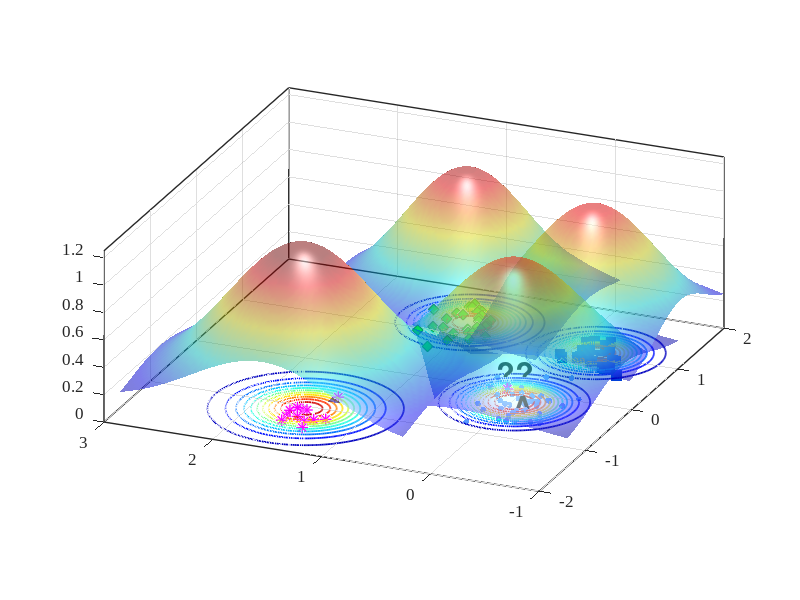

Write the MATLAB code that produced this figure.
%% Reproduce EVM-style demo figure (no toolboxes)
clear; close all; clc; rng(7);

% ---------- 1) 合成四类二维数据 ----------
% 类中心（大致对应图中位置）
C_star  = [-1.15  1.55];   % 红色星
C_diam  = [ 1.25  1.05];   % 绿色菱形
C_square= [ 1.05 -0.20];   % 蓝色方块
C_dot   = [-0.20  0.00];   % 蓝色小点（被 A 标注影响的那簇）

% 协方差（控制每簇形状）
S = @(sx,sy,rho)[sx^2 rho*sx*sy; rho*sx*sy sy^2];
Sig_star   = S(0.18,0.20, 0.05);
Sig_diam   = S(0.22,0.18,-0.10);
Sig_square = S(0.20,0.16, 0.05);
Sig_dot    = S(0.25,0.18, 0.00);

% 从高斯采样（不用 mvnrnd）
sample = @(N,mu,SIG) (randn(N,2)*chol(SIG,'lower') + mu);

X_star   = sample(12,C_star,   Sig_star);
X_diam   = sample(30,C_diam,   Sig_diam);
X_square = sample(28,C_square, Sig_square);
X_dot    = sample(45,C_dot,    Sig_dot);

% 加一个“离群星”靠近 A（见原图左中）
X_star = [X_star; 0.02 0.15];

% ---------- 2) 底面散点与样式 ----------
figure('Color','w','Position',[100,100,800,600]);
hold on; box on; grid on;
z0 = 0; % 所有散点都放在 z=0 的平面

scatter3(X_dot(:,1),   X_dot(:,2),   z0+zeros(size(X_dot,1),1),   18, [0.35 0.60 1.00], 'filled');  % 蓝色小点
scatter3(X_diam(:,1),  X_diam(:,2),  z0+zeros(size(X_diam,1),1),  60, 'g', 'd', 'filled', 'MarkerEdgeColor',[0 0.45 0]); % 绿菱形
scatter3(X_square(:,1),X_square(:,2),z0+zeros(size(X_square,1),1),60, [0 0.25 0.85], 's', 'filled'); % 蓝方块
scatter3(X_star(:,1),  X_star(:,2),  z0+zeros(size(X_star,1),1),  70, [1 0 1], '*', 'LineWidth',1.0); % 洋红星

% ---------- 3) ψ-model 等值环（彩色同心） ----------
% 采用带形状参的径向函数 psi(r) = exp(-(r/s)^t)
psi = @(X,Y,cx,cy,s,t) exp( - ( sqrt((X-cx).^2 + (Y-cy).^2) ./ s ).^t );

% 选几处“极端向量/代表点”（包含 A 所在）
EV = [ -0.23 -0.02 ;   % A 对应蓝点极端向量
        1.06 -0.22 ;   % 蓝方块
        1.28  1.03 ;   % 绿菱形
       -1.05  1.55 ];  % 红星
scale = [0.42, 0.36, 0.40, 0.48];   % 各自 scale
shape = [2.6,  2.2,  2.4,  2.0];    % 各自 shape

% 网格
[xg,yg] = meshgrid(linspace(-3,3,400));
colormap(jet); caxis([0 1]);

% 等高线层级（红到蓝：高到低）
levels = linspace(1.0,0.05,12);

for k = 1:size(EV,1)
    Z = psi(xg,yg,EV(k,1),EV(k,2),scale(k),shape(k));
    [~, h] = contour(xg,yg,Z,levels);    % 直接画在底面，保持颜色映射
    set(h,'LineWidth',1.25);

    % 将等高线明确压到 z=0（兼容不同 MATLAB 版本）
    ch = get(h,'Children');
    for ic = 1:numel(ch)
        zd = get(ch(ic),'ZData');
        if ~isempty(zd)
            set(ch(ic),'ZData',zeros(size(zd))); % 强制贴在 z=0
        end
    end
end

% 标出 A 与问号
text(-0.34,-0.06,0.02,'A','FontWeight','bold','FontSize',20,'Color','k');
text( 0.25, 0.35,0.03,'??','FontWeight','bold','FontSize',22,'Color','k');
text( 2.90,-0.05,0.03,'?','FontWeight','bold','FontSize',22,'Color','k');

% ---------- 4) 上方半透明“钟形面”（表示类支持/概率） ----------
% 用四个高斯穹顶，中心与各簇一致
gauss2 = @(X,Y,cx,cy,s) exp(-((X-cx).^2 + (Y-cy).^2)/(2*s^2));
tops  = {C_star, C_diam, C_square, C_dot};
sigT  = [0.65 0.55 0.55 0.60];
amp   = [1.05 0.95 0.90 0.85];

% 抬高穹顶，并缩小每个穹顶的覆盖范围（为每个穹顶使用局部网格）
zlift      = 0.18;   % 统一抬高量（不改变颜色映射）
spanFactor = 2;    % 每个穹顶半宽 = spanFactor * sigma（越小覆盖越小）
gridN      = 121;    % 局部网格分辨率

for i=1:4
    cx = tops{i}(1); cy = tops{i}(2);
    span = spanFactor * sigT(i);
    [xgi,ygi] = meshgrid(linspace(cx - span, cx + span, gridN), ...
                         linspace(cy - span, cy + span, gridN));

    Zt = amp(i) * gauss2(xgi,ygi,cx,cy,sigT(i));
    % 用 Zt 作为颜色，Zt+zlift 作为高度，从而抬高且保留原色
    s1 = surf(xgi,ygi, Zt + zlift, Zt, 'EdgeColor','none', 'FaceAlpha',0.5);
end
shading interp; camlight headlight; lighting gouraud;

% ---------- 5) 轴、视角与观感 ----------
xlim([-2 2]); ylim([-1 3]); zlim([0 1.25]); view(-67,22);
axis vis3d; daspect([1 1 0.8]);
set(gca,'FontName','Times New Roman','FontSize',12,'LineWidth',1);
% xlabel('x'); ylabel('y'); zlabel('score / \psi');

% 网格和背景风格
grid on; 
% set(gca,'GridAlpha',0.2,'MinorGridAlpha',0.2);
